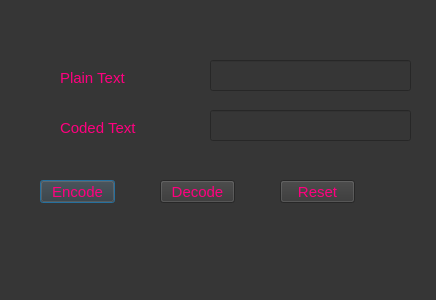
<?xml version="1.0" encoding="UTF-8"?>
<ui version="4.0">
 <class>DecoderObject</class>
 <widget class="QDialog" name="DecoderObject">
  <property name="geometry">
   <rect>
    <x>0</x>
    <y>0</y>
    <width>436</width>
    <height>300</height>
   </rect>
  </property>
  <property name="windowTitle">
   <string>Decoder</string>
  </property>
  <property name="styleSheet">
   <string notr="true">background-color: rgb(54, 54, 54);</string>
  </property>
  <widget class="QPushButton" name="EncodeButton">
   <property name="geometry">
    <rect>
     <x>40</x>
     <y>180</y>
     <width>75</width>
     <height>23</height>
    </rect>
   </property>
   <property name="styleSheet">
    <string notr="true">color: rgb(255, 0, 127);font-size:15px;</string>
   </property>
   <property name="text">
    <string>Encode</string>
   </property>
  </widget>
  <widget class="QPushButton" name="DecodeButton">
   <property name="geometry">
    <rect>
     <x>160</x>
     <y>180</y>
     <width>75</width>
     <height>23</height>
    </rect>
   </property>
   <property name="styleSheet">
    <string notr="true">color: rgb(255, 0, 127);font-size:15px;</string>
   </property>
   <property name="text">
    <string>Decode</string>
   </property>
  </widget>
  <widget class="QPushButton" name="ResetButton">
   <property name="geometry">
    <rect>
     <x>280</x>
     <y>180</y>
     <width>75</width>
     <height>23</height>
    </rect>
   </property>
   <property name="styleSheet">
    <string notr="true">color: rgb(255, 0, 127);font-size:15px;</string>
   </property>
   <property name="text">
    <string>Reset</string>
   </property>
  </widget>
  <widget class="QLabel" name="label">
   <property name="geometry">
    <rect>
     <x>60</x>
     <y>70</y>
     <width>91</width>
     <height>16</height>
    </rect>
   </property>
   <property name="styleSheet">
    <string notr="true">color: rgb(255, 0, 127);font-size:15px;</string>
   </property>
   <property name="text">
    <string>Plain Text</string>
   </property>
  </widget>
  <widget class="QLabel" name="label_2">
   <property name="geometry">
    <rect>
     <x>60</x>
     <y>120</y>
     <width>101</width>
     <height>16</height>
    </rect>
   </property>
   <property name="styleSheet">
    <string notr="true">color: rgb(255, 0, 127);font-size:15px;</string>
   </property>
   <property name="text">
    <string>Coded Text</string>
   </property>
  </widget>
  <widget class="QLineEdit" name="FirstLineEdit">
   <property name="geometry">
    <rect>
     <x>210</x>
     <y>60</y>
     <width>201</width>
     <height>31</height>
    </rect>
   </property>
   <property name="styleSheet">
    <string notr="true">color:rgb(255, 0, 127);font-size:15px</string>
   </property>
  </widget>
  <widget class="QLineEdit" name="SecondLineEdit">
   <property name="geometry">
    <rect>
     <x>210</x>
     <y>110</y>
     <width>201</width>
     <height>31</height>
    </rect>
   </property>
   <property name="styleSheet">
    <string notr="true">color: rgb(255, 0, 127);font-size:15px;</string>
   </property>
  </widget>
 </widget>
 <resources/>
 <connections/>
</ui>
